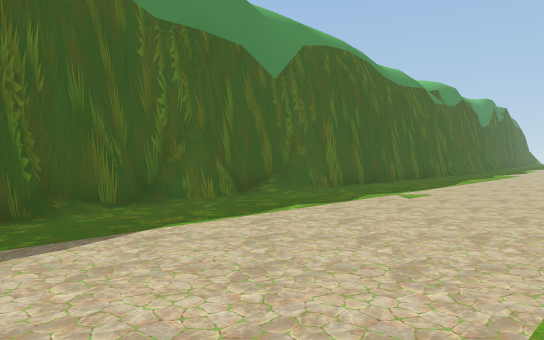
[1] (above)

18 first-person views from a walk through a Unity game level. The camera is 1.5 m above the floor, tilts 2° down and sees 70° across. The floor is counted in squares, 2 m on a side. Each view is taken from the middle of a square. On the plan, view 1 faces up. The plan holds only what a view shows up to about 12 squares ahead; the rest is blank. The place goes on beyond the plan. The player is left out.

[2]
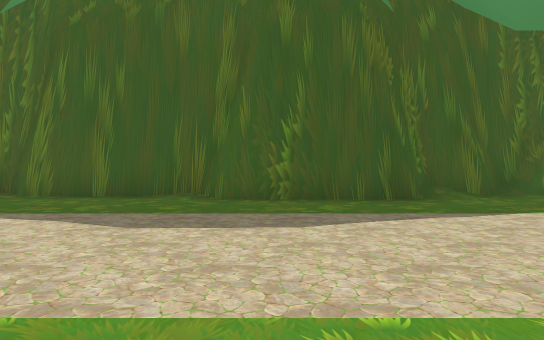

[3]
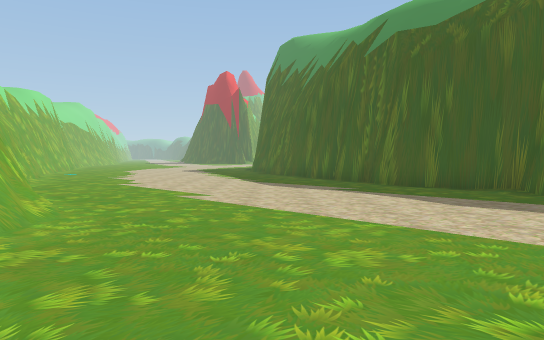

[4]
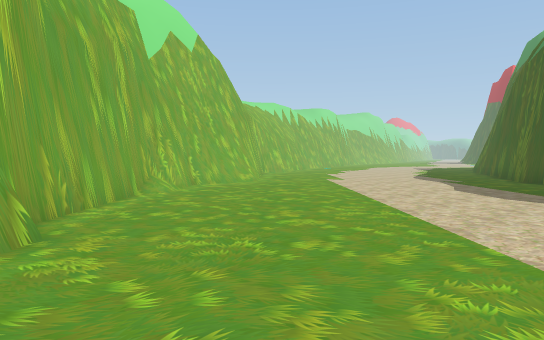

[5]
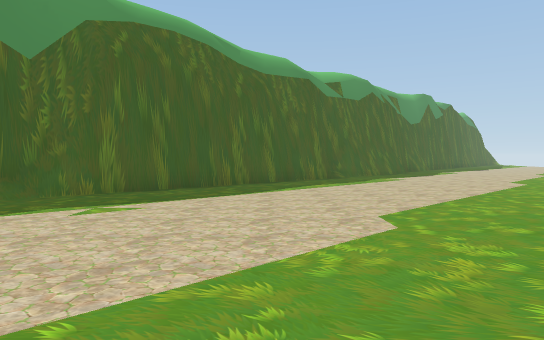

[6]
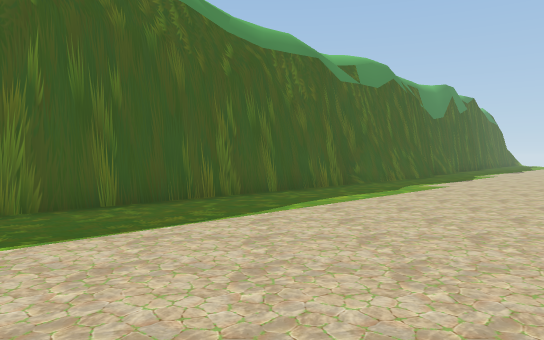

[7]
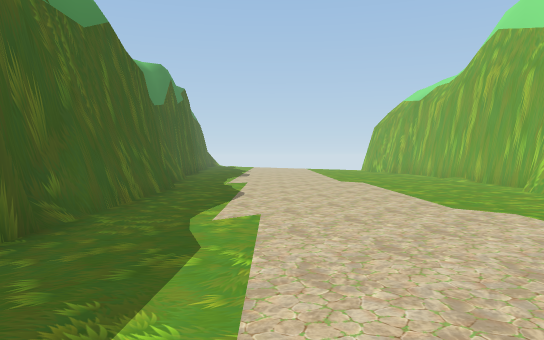

[8]
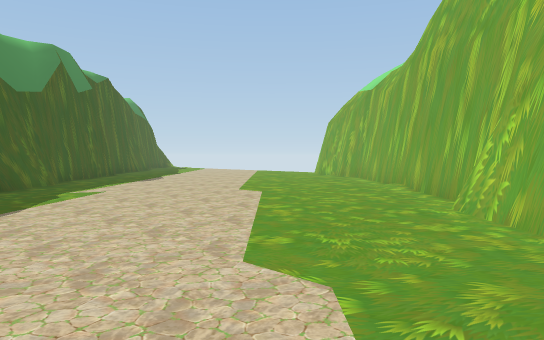

[9]
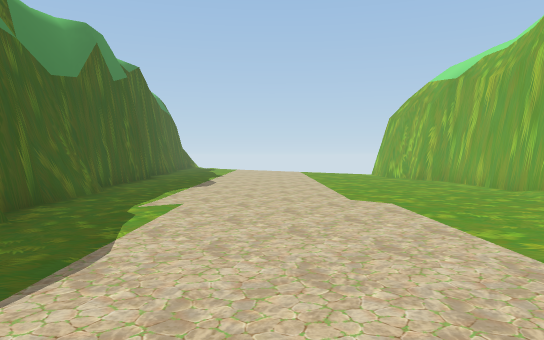

[10]
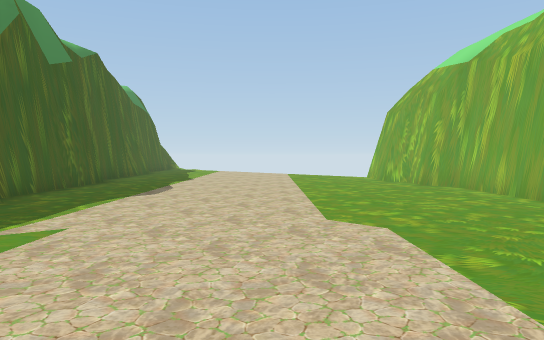

[11]
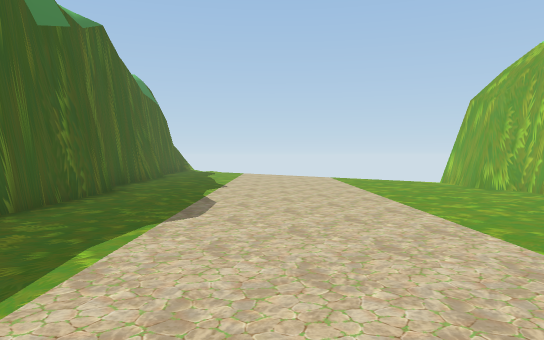

[12]
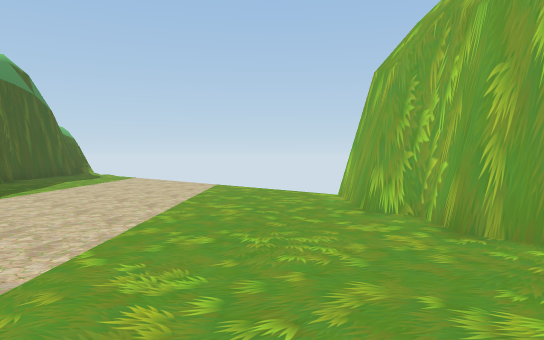

[13]
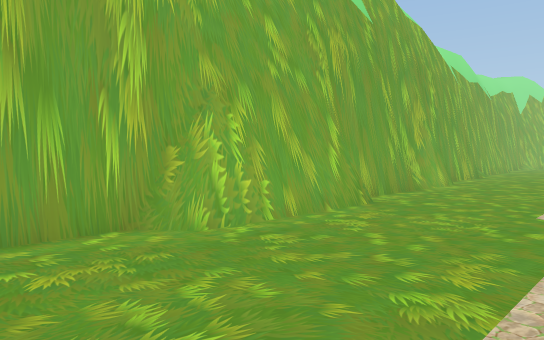

[14]
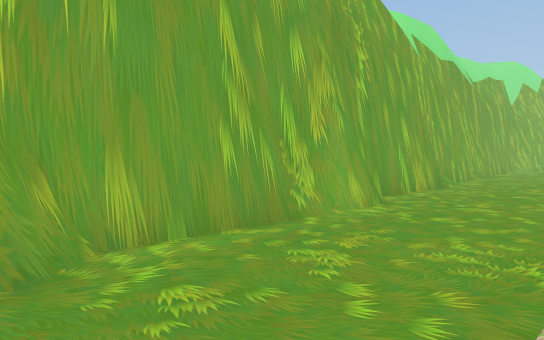

[15]
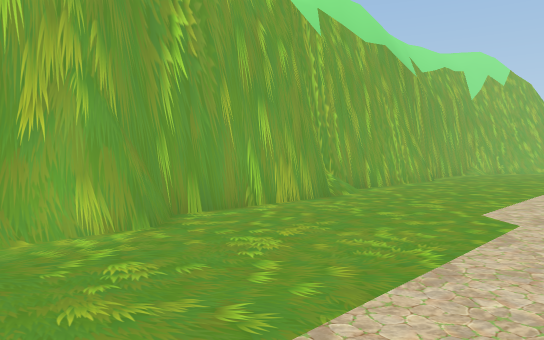

[16]
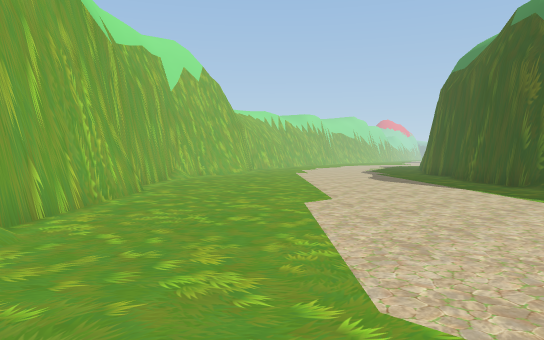

[17]
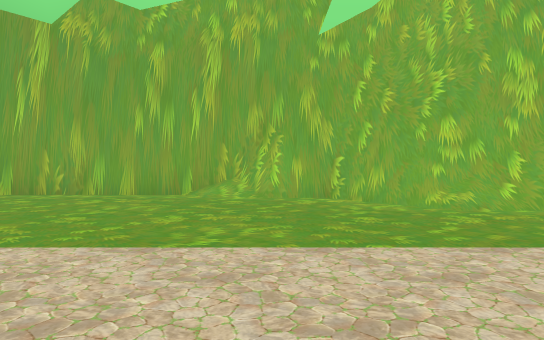

[18]
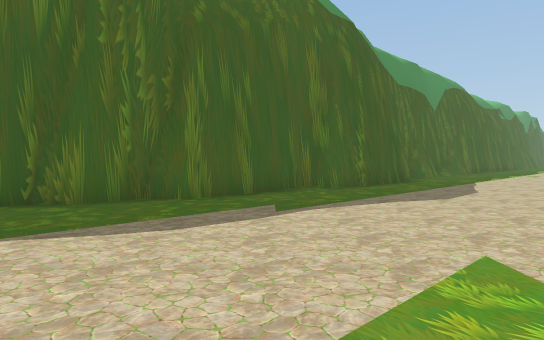

### Floor plan
Points are (right, up) in squares from view 1. A wall is a line through its corners. A room is listed if a view was taken in it or the views show most of it. See-through windows are left out.
Room 1 (views 1, 2, 3, 4, 5, 6, 7, 8, 9, 10, 11, 12, 13, 14, 15, 16, 17, 18)
walls: (9.6, 6.4) (9.9, 6.7); (11, 7.3) (11.8, 7.6) (12, 8.5); (10.4, 6.1) (10.6, 6.5); (9.4, 5.1) (10.4, 6.3) (10.5, 6.9) (13.6, 10) (13.6, 10.8) (15.6, 12.8) (16.4, 12.8) (22.1, 18.6) (22.2, 18.9); (4, 12.6) (3.7, 12.2); (4.8, 13.3) (4.4, 13); (8.4, 4.1) (10.4, 6.2); (1.8, 10.1) (1.2, 9.9) (0.8, 9.5) (0.1, 9.3) (-1, 8.2); (6.4, 14.9) (6, 14.6); (0.9, 9.8) (0.2, 9.5) (-0.1, 9.1); (0.7, 9.7) (-0.1, 9.2); (7.1, 15.5) (0.9, 9.3); (13.5, 9.9) (13.8, 10.5); (7.1, 1.9) (8, 2.9) (8.1, 3.6); (14.1, 11) (14.7, 11.5); (7.6, 16.6) (7, 16.3); (-0.8, 8.5) (-1, 8.1) (-1, 7.6); (8.3, 17.1) (7.8, 16.6) (7.2, 16.4); (14.9, 11.8) (15.5, 12.3); (8.6, 17.3) (8.3, 16.9); (-1.4, 7.2) (-2, 7.2) (-2.4, 6.9) (-2.5, 5.9); (-1.5, 7) (-2.4, 6.9); (9.6, 18.3) (8.7, 17.4); (16, 12.7) (16.5, 12.9); (-2.3, 6.1) (-3.1, 5.3); (4.8, -0.7) (5.2, -0.3); (4, -1) (8, 2.9); (-3, 5.6) (-3.1, 5.4) (-3.2, 4.4) (-5.3, 2.3) (-6.1, 2.3) (-8.5, -0.1) (-9.3, -0.1) (-10.1, -0.9) (-10.5, -0.9); (10.6, 19) (8, 16.4); (10.6, 19.3) (9.7, 18.4); (3, -2.7) (3.3, -2.4); (11.8, 21.5) (11.6, 20.8); (12.5, 22.5) (11.8, 21.8); (13.2, 22.4) (11, 20.2); (13, 22.5) (11.7, 21.2); (0.4, -5.2) (0.8, -5.1) (4.1, -1.7); (0, -5.1) (0.9, -4.9); (-0.8, -5.9) (0.1, -4.9); (-1.1, -6) (-0.7, -5.9) (-0.4, -5.6); (-1.5, -6) (-1, -6); (-2.4, -5.7) (-0.6, -5.7); (-2.4, -6) (-1.8, -6); (22.1, 18.5) (22.1, 19.3) (23, 20.2) (23, 20.5); (-2.5, -6.3) (-1.4, -5.8); (22.8, 19.7) (23.1, 20); (-3.6, -6.9) (-2.1, -6.3); (-3.9, -6.9) (-3, -6.5); (22.9, 20.1) (22.9, 20.9) (24.4, 22.4); (16.5, 26.5) (13.1, 23.1)
low walls: (7.6, 16.4) (7.1, 16.3); (-0.8, 8.4) (-0.8, 7.6); (15.8, 13) (16.6, 13); (18.9, 15.8) (19.5, 16.4); (-2.6, -6.1) (-2.4, -6)

Positions as (right, up) in squares from view 1, and headings:
1: (0, 0), facing up
2: (0, -2), facing up-left
3: (2, -3), facing left
4: (5, 3), facing down-left
5: (5, 2), facing up
6: (5, 5), facing up
7: (6, 11), facing up-right
8: (10, 11), facing up-right
9: (10, 14), facing up-right
10: (12, 15), facing up-right
11: (13, 18), facing up-right
12: (18, 18), facing up-right
13: (15, 17), facing down
14: (12, 13), facing down
15: (9, 11), facing down
16: (8, 7), facing down-left
17: (-5, 0), facing down-right
18: (-7, -7), facing up
